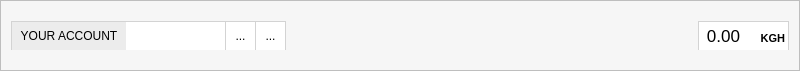
<?xml version="1.0" encoding="UTF-8"?>
<ui version="4.0">
 <class>AccountFrame</class>
 <widget class="QFrame" name="AccountFrame">
  <property name="geometry">
   <rect>
    <x>0</x>
    <y>0</y>
    <width>800</width>
    <height>71</height>
   </rect>
  </property>
  <property name="minimumSize">
   <size>
    <width>0</width>
    <height>70</height>
   </size>
  </property>
  <property name="maximumSize">
   <size>
    <width>16777215</width>
    <height>71</height>
   </size>
  </property>
  <property name="palette">
   <palette>
    <active>
     <colorrole role="Button">
      <brush brushstyle="SolidPattern">
       <color alpha="255">
        <red>246</red>
        <green>246</green>
        <blue>246</blue>
       </color>
      </brush>
     </colorrole>
     <colorrole role="Base">
      <brush brushstyle="SolidPattern">
       <color alpha="255">
        <red>246</red>
        <green>246</green>
        <blue>246</blue>
       </color>
      </brush>
     </colorrole>
     <colorrole role="Window">
      <brush brushstyle="SolidPattern">
       <color alpha="255">
        <red>246</red>
        <green>246</green>
        <blue>246</blue>
       </color>
      </brush>
     </colorrole>
    </active>
    <inactive>
     <colorrole role="Button">
      <brush brushstyle="SolidPattern">
       <color alpha="255">
        <red>246</red>
        <green>246</green>
        <blue>246</blue>
       </color>
      </brush>
     </colorrole>
     <colorrole role="Base">
      <brush brushstyle="SolidPattern">
       <color alpha="255">
        <red>246</red>
        <green>246</green>
        <blue>246</blue>
       </color>
      </brush>
     </colorrole>
     <colorrole role="Window">
      <brush brushstyle="SolidPattern">
       <color alpha="255">
        <red>246</red>
        <green>246</green>
        <blue>246</blue>
       </color>
      </brush>
     </colorrole>
    </inactive>
    <disabled>
     <colorrole role="Button">
      <brush brushstyle="SolidPattern">
       <color alpha="255">
        <red>246</red>
        <green>246</green>
        <blue>246</blue>
       </color>
      </brush>
     </colorrole>
     <colorrole role="Base">
      <brush brushstyle="SolidPattern">
       <color alpha="255">
        <red>246</red>
        <green>246</green>
        <blue>246</blue>
       </color>
      </brush>
     </colorrole>
     <colorrole role="Window">
      <brush brushstyle="SolidPattern">
       <color alpha="255">
        <red>246</red>
        <green>246</green>
        <blue>246</blue>
       </color>
      </brush>
     </colorrole>
    </disabled>
   </palette>
  </property>
  <property name="windowTitle">
   <string>Frame</string>
  </property>
  <property name="autoFillBackground">
   <bool>false</bool>
  </property>
  <property name="styleSheet">
   <string notr="true">background-color: rgb(246,246,246);</string>
  </property>
  <property name="frameShape">
   <enum>QFrame::StyledPanel</enum>
  </property>
  <property name="frameShadow">
   <enum>QFrame::Plain</enum>
  </property>
  <layout class="QHBoxLayout" name="horizontalLayout_3">
   <property name="spacing">
    <number>0</number>
   </property>
   <property name="leftMargin">
    <number>5</number>
   </property>
   <property name="topMargin">
    <number>0</number>
   </property>
   <property name="rightMargin">
    <number>5</number>
   </property>
   <property name="bottomMargin">
    <number>0</number>
   </property>
   <item>
    <layout class="QVBoxLayout" name="verticalLayout_3">
     <property name="spacing">
      <number>1</number>
     </property>
     <property name="leftMargin">
      <number>0</number>
     </property>
     <property name="rightMargin">
      <number>0</number>
     </property>
     <item>
      <layout class="QHBoxLayout" name="horizontalLayout">
       <property name="spacing">
        <number>0</number>
       </property>
       <property name="topMargin">
        <number>20</number>
       </property>
       <property name="bottomMargin">
        <number>0</number>
       </property>
       <item>
        <widget class="QLabel" name="label">
         <property name="minimumSize">
          <size>
           <width>120</width>
           <height>30</height>
          </size>
         </property>
         <property name="maximumSize">
          <size>
           <width>120</width>
           <height>30</height>
          </size>
         </property>
         <property name="baseSize">
          <size>
           <width>120</width>
           <height>30</height>
          </size>
         </property>
         <property name="autoFillBackground">
          <bool>false</bool>
         </property>
         <property name="styleSheet">
          <string notr="true">background-color: rgb(236,236,236);
border: 1px solid lightgray;
border-right: 0;
margin-left: 5px;</string>
         </property>
         <property name="text">
          <string>YOUR ACCOUNT</string>
         </property>
         <property name="alignment">
          <set>Qt::AlignCenter</set>
         </property>
        </widget>
       </item>
       <item>
        <widget class="QLabel" name="m_addressLabel">
         <property name="sizePolicy">
          <sizepolicy hsizetype="Minimum" vsizetype="Preferred">
           <horstretch>0</horstretch>
           <verstretch>0</verstretch>
          </sizepolicy>
         </property>
         <property name="minimumSize">
          <size>
           <width>100</width>
           <height>30</height>
          </size>
         </property>
         <property name="maximumSize">
          <size>
           <width>16777215</width>
           <height>30</height>
          </size>
         </property>
         <property name="baseSize">
          <size>
           <width>0</width>
           <height>0</height>
          </size>
         </property>
         <property name="cursor">
          <cursorShape>IBeamCursor</cursorShape>
         </property>
         <property name="toolTip">
          <string>Your receiving address</string>
         </property>
         <property name="whatsThis">
          <string>This is your account address</string>
         </property>
         <property name="autoFillBackground">
          <bool>false</bool>
         </property>
         <property name="styleSheet">
          <string notr="true">background-color: white;
border: 1px solid lightgray;
border-left: 0;</string>
         </property>
         <property name="text">
          <string/>
         </property>
         <property name="alignment">
          <set>Qt::AlignLeading|Qt::AlignLeft|Qt::AlignVCenter</set>
         </property>
         <property name="textInteractionFlags">
          <set>Qt::TextSelectableByKeyboard|Qt::TextSelectableByMouse</set>
         </property>
        </widget>
       </item>
       <item>
        <widget class="QToolButton" name="m_copyButton">
         <property name="minimumSize">
          <size>
           <width>30</width>
           <height>30</height>
          </size>
         </property>
         <property name="maximumSize">
          <size>
           <width>30</width>
           <height>30</height>
          </size>
         </property>
         <property name="toolTip">
          <string>Copy address</string>
         </property>
         <property name="statusTip">
          <string/>
         </property>
         <property name="whatsThis">
          <string/>
         </property>
         <property name="autoFillBackground">
          <bool>false</bool>
         </property>
         <property name="styleSheet">
          <string notr="true">background-color: white;
border: 1px solid lightgray;
border-left: 0;
border-radius: 0;</string>
         </property>
         <property name="text">
          <string>...</string>
         </property>
         <property name="icon">
          <iconset resource="../../resources.qrc">
           <normaloff>:/icons/copy</normaloff>:/icons/copy</iconset>
         </property>
        </widget>
       </item>
       <item>
        <widget class="QToolButton" name="m_qrButton">
         <property name="minimumSize">
          <size>
           <width>30</width>
           <height>30</height>
          </size>
         </property>
         <property name="maximumSize">
          <size>
           <width>30</width>
           <height>30</height>
          </size>
         </property>
         <property name="toolTip">
          <string>Show QR code</string>
         </property>
         <property name="statusTip">
          <string/>
         </property>
         <property name="autoFillBackground">
          <bool>false</bool>
         </property>
         <property name="styleSheet">
          <string notr="true">background-color: white;
border: 1px solid lightgray;
border-left: 0;
border-top-left-radius: 0;
border-bottom-left-radius: 0;</string>
         </property>
         <property name="text">
          <string>...</string>
         </property>
         <property name="icon">
          <iconset resource="../../resources.qrc">
           <normaloff>:/icons/icons/qrcode-white.png</normaloff>:/icons/icons/qrcode-white.png</iconset>
         </property>
        </widget>
       </item>
       <item>
        <spacer name="horizontalSpacer">
         <property name="autoFillBackground">
          <bool>false</bool>
         </property>
         <property name="orientation">
          <enum>Qt::Horizontal</enum>
         </property>
         <property name="sizeType">
          <enum>QSizePolicy::MinimumExpanding</enum>
         </property>
         <property name="sizeHint" stdset="0">
          <size>
           <width>10</width>
           <height>30</height>
          </size>
         </property>
        </spacer>
       </item>
       <item>
        <widget class="QLabel" name="totalBalance">
         <property name="sizePolicy">
          <sizepolicy hsizetype="Preferred" vsizetype="Preferred">
           <horstretch>0</horstretch>
           <verstretch>0</verstretch>
          </sizepolicy>
         </property>
         <property name="minimumSize">
          <size>
           <width>0</width>
           <height>30</height>
          </size>
         </property>
         <property name="maximumSize">
          <size>
           <width>16777215</width>
           <height>30</height>
          </size>
         </property>
         <property name="font">
          <font>
           <pointsize>13</pointsize>
           <weight>50</weight>
           <bold>false</bold>
          </font>
         </property>
         <property name="toolTip">
          <string>Total balance</string>
         </property>
         <property name="statusTip">
          <string>Total balance</string>
         </property>
         <property name="autoFillBackground">
          <bool>false</bool>
         </property>
         <property name="styleSheet">
          <string notr="true">padding-left: 2px;
background-color: white;
border: 1px solid lightgray;
border-right: 0;</string>
         </property>
         <property name="text">
          <string>0.00</string>
         </property>
         <property name="alignment">
          <set>Qt::AlignRight|Qt::AlignTrailing|Qt::AlignVCenter</set>
         </property>
         <property name="margin">
          <number>0</number>
         </property>
         <property name="textInteractionFlags">
          <set>Qt::TextSelectableByMouse</set>
         </property>
        </widget>
       </item>
       <item>
        <widget class="QLabel" name="label_2">
         <property name="sizePolicy">
          <sizepolicy hsizetype="Preferred" vsizetype="Fixed">
           <horstretch>0</horstretch>
           <verstretch>0</verstretch>
          </sizepolicy>
         </property>
         <property name="minimumSize">
          <size>
           <width>50</width>
           <height>30</height>
          </size>
         </property>
         <property name="maximumSize">
          <size>
           <width>50</width>
           <height>30</height>
          </size>
         </property>
         <property name="baseSize">
          <size>
           <width>50</width>
           <height>30</height>
          </size>
         </property>
         <property name="font">
          <font>
           <pointsize>8</pointsize>
           <weight>75</weight>
           <bold>true</bold>
          </font>
         </property>
         <property name="autoFillBackground">
          <bool>false</bool>
         </property>
         <property name="styleSheet">
          <string notr="true">margin-right: 5px;
padding-top:5px;
background-color: white;
border: 1px solid lightgray;
border-left: 0;</string>
         </property>
         <property name="text">
          <string> KGH</string>
         </property>
         <property name="alignment">
          <set>Qt::AlignRight|Qt::AlignTrailing|Qt::AlignVCenter</set>
         </property>
         <property name="margin">
          <number>0</number>
         </property>
        </widget>
       </item>
      </layout>
     </item>
     <item>
      <widget class="QLabel" name="addressStatusLabel">
       <property name="minimumSize">
        <size>
         <width>0</width>
         <height>20</height>
        </size>
       </property>
       <property name="maximumSize">
        <size>
         <width>16777215</width>
         <height>20</height>
        </size>
       </property>
       <property name="autoFillBackground">
        <bool>false</bool>
       </property>
       <property name="text">
        <string/>
       </property>
       <property name="alignment">
        <set>Qt::AlignLeading|Qt::AlignLeft|Qt::AlignTop</set>
       </property>
       <property name="margin">
        <number>0</number>
       </property>
       <property name="indent">
        <number>0</number>
       </property>
      </widget>
     </item>
    </layout>
   </item>
  </layout>
 </widget>
 <resources>
  <include location="../../resources.qrc"/>
 </resources>
 <connections>
  <connection>
   <sender>m_copyButton</sender>
   <signal>clicked()</signal>
   <receiver>AccountFrame</receiver>
   <slot>copyAddress()</slot>
   <hints>
    <hint type="sourcelabel">
     <x>818</x>
     <y>26</y>
    </hint>
    <hint type="destinationlabel">
     <x>422</x>
     <y>295</y>
    </hint>
   </hints>
  </connection>
  <connection>
   <sender>m_qrButton</sender>
   <signal>clicked()</signal>
   <receiver>AccountFrame</receiver>
   <slot>showQR()</slot>
   <hints>
    <hint type="sourcelabel">
     <x>802</x>
     <y>34</y>
    </hint>
    <hint type="destinationlabel">
     <x>494</x>
     <y>35</y>
    </hint>
   </hints>
  </connection>
 </connections>
 <slots>
  <slot>copyAddress()</slot>
 </slots>
</ui>
